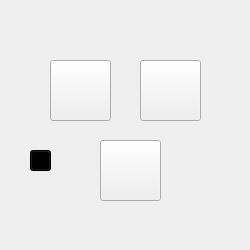
<?xml version="1.0" encoding="UTF-8"?>
<ui version="4.0">
 <class>MainWindow</class>
 <widget class="QMainWindow" name="MainWindow">
  <property name="geometry">
   <rect>
    <x>0</x>
    <y>0</y>
    <width>250</width>
    <height>250</height>
   </rect>
  </property>
  <property name="maximumSize">
   <size>
    <width>250</width>
    <height>250</height>
   </size>
  </property>
  <property name="windowTitle">
   <string>MainWindow</string>
  </property>
  <property name="styleSheet">
   <string notr="true">QMainWindow{
	background-image: url(bn_240.png);
	background-color:none;
}
/*QMainWindow{background-image: url(/path/of/image)}*/</string>
  </property>
  <widget class="QWidget" name="centralwidget">
   <widget class="QPushButton" name="bt2">
    <property name="geometry">
     <rect>
      <x>140</x>
      <y>60</y>
      <width>61</width>
      <height>61</height>
     </rect>
    </property>
    <property name="minimumSize">
     <size>
      <width>61</width>
      <height>61</height>
     </size>
    </property>
    <property name="maximumSize">
     <size>
      <width>61</width>
      <height>61</height>
     </size>
    </property>
    <property name="text">
     <string/>
    </property>
    <property name="iconSize">
     <size>
      <width>60</width>
      <height>60</height>
     </size>
    </property>
   </widget>
   <widget class="QPushButton" name="btx">
    <property name="geometry">
     <rect>
      <x>30</x>
      <y>150</y>
      <width>21</width>
      <height>21</height>
     </rect>
    </property>
    <property name="styleSheet">
     <string notr="true">background-color: rgb(0, 0, 0);</string>
    </property>
    <property name="text">
     <string/>
    </property>
   </widget>
   <widget class="QPushButton" name="bt1">
    <property name="geometry">
     <rect>
      <x>50</x>
      <y>60</y>
      <width>61</width>
      <height>61</height>
     </rect>
    </property>
    <property name="minimumSize">
     <size>
      <width>61</width>
      <height>61</height>
     </size>
    </property>
    <property name="maximumSize">
     <size>
      <width>61</width>
      <height>61</height>
     </size>
    </property>
    <property name="text">
     <string/>
    </property>
    <property name="iconSize">
     <size>
      <width>60</width>
      <height>60</height>
     </size>
    </property>
   </widget>
   <widget class="QPushButton" name="bt3">
    <property name="geometry">
     <rect>
      <x>100</x>
      <y>140</y>
      <width>61</width>
      <height>61</height>
     </rect>
    </property>
    <property name="minimumSize">
     <size>
      <width>61</width>
      <height>61</height>
     </size>
    </property>
    <property name="maximumSize">
     <size>
      <width>61</width>
      <height>61</height>
     </size>
    </property>
    <property name="text">
     <string/>
    </property>
    <property name="iconSize">
     <size>
      <width>60</width>
      <height>60</height>
     </size>
    </property>
   </widget>
  </widget>
 </widget>
 <resources>
  <include location="a.qrc"/>
 </resources>
 <connections/>
</ui>
